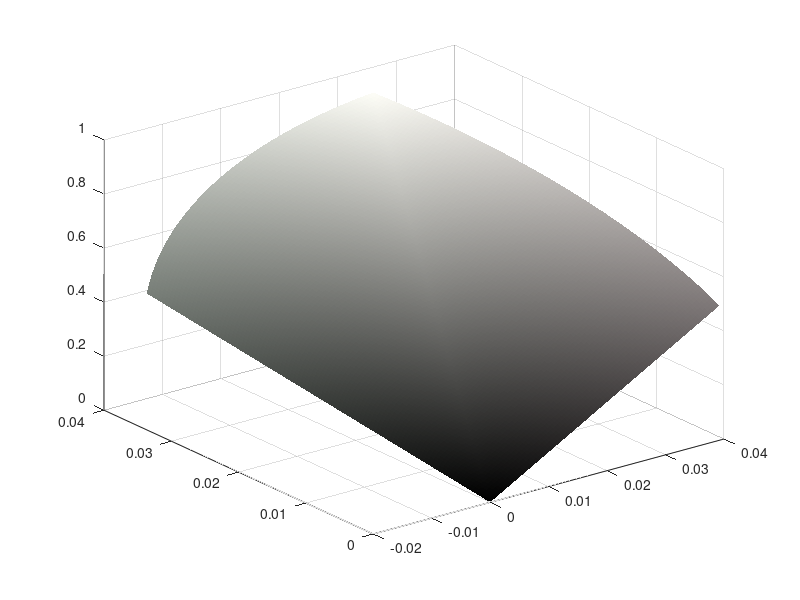

MATLAB code for this plot: (Note: this script raises an error after producing the figure.)
function varargout = colormanifolds(play)
% Different ways of visualising how the combining of colours (i.e.
% modifying a colour in two dimensions) translates to its effects in 3
% dimensional colour space (either HSV, xyY, etc.). This function requires
% the toolbox optprop by Jerker Wagberg.
%
% Joshua Harvey 2017

if nargin == 0
    play = 'general';
end

v = 0;

if strcmp(play,'general')
    %% General implementation in HSV space
    
    HH1=[0 1/3 2/3 1/6 3/6 5/6];
    HH2=[1/3 2/3 0 3/6 5/6 1/6];
    sats=fliplr([1 .9 .75 .5 .25 .1 .05]);
    
    % % just for red-green
    % HH1=[0];
    % HH2=[1/3];
    % sats=[1];
    
    % % wide range of all colours
    % HH1 = [.1 .3 .5 .7 .9 .1 .3 .5 .6 .8];
    % HH2 = [HH1(3:7) HH1(3:7)-.1];
    % sats = [1 .9 .8 .7 .6 .3 .15 0];
    
    % % monohue (fully saturated)
    % HH1 = linspace(0,.99,100);
    % HH2 = HH1+.005;
    % sats = 1;
    
    % % oponent colours
    % HH1 = linspace(0,1,10);
    % HH2plus = HH1+.5;
    % integ=floor(HH2plus);
    % HH2=HH2plus-integ;
    % sats = 1;
    
    sscale = .5*pi; % .5*pi for cylinder
    
    figure('Color',[0 0 0]);
    v = 0;
    for j = 1:length(sats)
        for i = 1:length(HH1)
            % define colors in HSV
            H1 = hsv2rgb([HH1(i),sats(j),1]); % red
            H2 = hsv2rgb([HH2(i),sats(j),1]); % yellow
            
            h1r = linspace(0,H1(1),100);
            h1g = linspace(0,H1(2),100);
            h1b = linspace(0,H1(3),100);
            h2r = linspace(0,H2(1),100);
            h2g = linspace(0,H2(2),100);
            h2b = linspace(0,H2(3),100);
            
            [RX,RY] = meshgrid(h1r,h2r);
            [GX,GY] = meshgrid(h1g,h2g);
            [BX,BY] = meshgrid(h1b,h2b);
            
            R = (RX + RY); % add components of colors
            G = (GX + GY);
            B = (BX + BY);
            
            RGB = cat(3,R,G,B);
            RGBhsv = rgb2hsv(RGB);
            [HSVX, HSVY, HSVZ] = sph2cart(RGBhsv(:,:,1)*2*pi,(pi/2)-RGBhsv(:,:,2),0.5*RGBhsv(:,:,3));
            
            % need to correct V
            
            RGB1 = cat(3,RX,GX,BX); RGB2 = cat(3,RY,GY,BY);
            HSV1 = rgb2hsv(RGB1); HSV2 = rgb2hsv(RGB2);
            V12 = .5*(HSV1(:,:,3)+HSV2(:,:,3));
            [HSVX, HSVY, HSVZ] = sph2cart(RGBhsv(:,:,1)*2*pi,(pi/2)-sscale*RGBhsv(:,:,2),V12);
            
            % color displayed
            mapper = rgb2hsv(RGB/2);
            mapper2 = mapper;
            mapper2(:,:,3) = mapper(:,:,3)*2;
            RGBmapper = hsv2rgb(mapper2);
            
            mapper = hsv2rgb(cat(3,RGBhsv(:,:,1:2),V12));
            
            %         % rescale radius by value
            %         HSVZ = RGBhsv(:,:,3);
            
            s=surf(HSVX,HSVY,HSVZ,mapper); shading flat
            s.FaceAlpha=j/10+.3;
            xlim([-1 1]);
            ylim([-1 1]);
            zlim([-.2 1]);
            hold on
            axis off
            view([v 30])
            pause(0.1)
            v=v+5;
            ax=gca;
            ax.DataAspectRatio = [2 2 1];
            axis vis3d;
            if i*j == 1
                camzoom(1.3)
            end
        end
    end % for HSV space
    
elseif strcmp(play,'surface')
    %% define colors in hsv and plot in two dimensional surface
    r = [0 1 1];
    g = [1/3 1 1];
    o = ones([1,100]);
    
    rs = repmat(r,[100 1]).*[o;o;linspace(0,1,100)]';
    gs = repmat(g,[100 1]).*[o;o;linspace(0,1,100)]';
    
    [Hr,Hg] = meshgrid(rs(:,1),gs(:,1));
    [Sr,Sg] = meshgrid(rs(:,2),gs(:,2));
    [Vr,Vg] = meshgrid(rs(:,3),gs(:,3));
    
    rgbRG = hsv2rgb(Hr,Sr,Vr) + hsv2rgb(Hg,Sg,Vg);
    hsvRG = rgb2hsv(rgbRG);
    hueRG = hsvRG(:,:,1);
    
    figure('Color',[0 0 0]);
    surf(hueRG,rgbRG)
    shading flat
    
    hold on
    
    % add another colour
    g = [1/3 1 1];
    r = [2/3 1 1];
    o = ones([1,100]);
    
    rs = repmat(r,[100 1]).*[o;o;linspace(0,1,100)]';
    gs = repmat(g,[100 1]).*[o;o;linspace(0,1,100)]';
    
    [Hr,Hg] = meshgrid(rs(:,1),gs(:,1));
    [Sr,Sg] = meshgrid(rs(:,2),gs(:,2));
    [Vr,Vg] = meshgrid(rs(:,3),gs(:,3));
    
    rgbRG = hsv2rgb(Hr,Sr,Vr) + hsv2rgb(Hg,Sg,Vg);
    hsvRG = rgb2hsv(rgbRG);
    hueRG = hsvRG(:,:,1);
    surf(hueRG,rgbRG)
    shading flat, axis off
    axis vis3d;
    camzoom(1.3)
    
    for i = 1:1000
        view([.3*i 20])
        pause(0.01)
    end
    
elseif strcmp(play,'physical')
    %% physical colours (wavelengths) %490-700 are opposite
    
    % %nearly monochromatic
    %waves1 = linspace(380,700,100);
    %waves2 = waves1+3;
    waves = linspace(380,700,40);
    waves1 = [waves waves waves waves waves];
    waves2 = rem([waves+5,waves+20,waves+40,waves+150,waves+210],700);
    
    sscale = 1; %.5*pi; % .5*pi for cylinder
    
    figure('Color',[0 0 0]);
    a = 148;
    e = 0;
    for j = 1 %:length(sats)
        for i = 1:length(waves1)
            % define colors in RGB
            H1 = MakeBruntonsRGB(waves1(i)); %
            H2 = MakeBruntonsRGB(waves2(i)); %
            
            h1r = linspace(0,H1(1),100);
            h1g = linspace(0,H1(2),100);
            h1b = linspace(0,H1(3),100);
            h2r = linspace(0,H2(1),100);
            h2g = linspace(0,H2(2),100);
            h2b = linspace(0,H2(3),100);
            
            
            [RX,RY] = meshgrid(h1r,h2r);
            [GX,GY] = meshgrid(h1g,h2g);
            [BX,BY] = meshgrid(h1b,h2b);
            
            R = (RX + RY); % add components of colors
            G = (GX + GY);
            B = (BX + BY);
            
            RGB = cat(3,R,G,B); % imshow(RGB)
            RGBhsv = rgb2hsv(RGB);
            % RGBhsv(:,:,2) = ones(100); % set all sats to 1
            [HSVX, HSVY, HSVZ] = sph2cart(RGBhsv(:,:,1)*2*pi,(pi/2)-RGBhsv(:,:,2),0.5*RGBhsv(:,:,3));
            
            % need to correct V
            
            RGB1 = cat(3,RX,GX,BX); RGB2 = cat(3,RY,GY,BY);
            HSV1 = rgb2hsv(RGB1); HSV2 = rgb2hsv(RGB2);
            V12 = .5*(HSV1(:,:,3)+HSV2(:,:,3));
            [HSVX, HSVY, HSVZ] = sph2cart(RGBhsv(:,:,1)*2*pi,(pi/2)-sscale*RGBhsv(:,:,2),V12);
            
            % figure,
            % quiver3(zeros(100),zeros(100),zeros(100),HSVX,HSVY,HSVZ);
            
            % color displayed
            mapper = rgb2hsv(RGB/2);
            mapper2 = mapper;
            mapper2(:,:,3) = mapper(:,:,3)*2;
            RGBmapper = hsv2rgb(mapper2);
            
            mapper = hsv2rgb(cat(3,RGBhsv(:,:,1:2),V12));
            
            surf(HSVX,HSVY,HSVZ,mapper); shading flat
            xlim([-1 1]);
            ylim([-1 1]);
            hold on
            axis off
            view([a e])
            pause(0.01)
            a=a+5;
            e=40*sin(i/15) +45;
            ax=gca;
            ax.DataAspectRatio = [2 2 1];
            axis vis3d;
        end
    end % for HSV space
    
else if strcmp(play,'xxy')
        %% physical colours (wavelengths) in xyY space with dp2xy (380-780)
        
        windex = [450:5:680];
        %windex([2 4 36 38 40:end-1])=[];
        
        waves = windex;
        waves1 = [waves waves waves];
        waves2 = [circshift(waves,20) circshift(waves,30) circshift(waves,2)];
        
        a = 130;
        e = 0;
        v=1;
        figure('Color',[0 0 0]);
        for i = 1:length(waves1)
            Ys = linspace(0,v,100); % varying luminence vector
            Y2 = meshgrid(Ys,Ys);
            
            H1 = dp2xy([waves1(i) .7]); % put nms into xy chrom
            H2 = dp2xy([waves2(i) .7]); % put nms into xy chrom ,ones(1,3)
            
            h1x = repmat(H1(1),100);
            h1y = repmat(H1(2),100);
            h1scale = repmat(Ys/v,[100 1]);
            
            h2x = repmat(H2(1),100);
            h2y = repmat(H2(2),100);
            h2scale = repmat((Ys/v)',[1 100]);
            
            [h1X,h1Y,h1Z]=xy2xyz(h1x,h1y); % into tristimulus XYZ
            [h2X,h2Y,h2Z]=xy2xyz(h2x,h2y); % into tristimulus XYZ
            
            X = (h1X.*h1scale)+(h2X.*h2scale); % combine stimulus values
            Y = (h1Y.*h1scale)+(h2Y.*h2scale);
            Z = (h1Z.*h1scale)+(h2Z.*h2scale);
            
            RGB = xyz2rgb2(v*X,v*Y,v*Z); % imshow(RGB);
            
            % convert to chromaticity
            [x,y,Yc] = xyz2xyy(X,Y,Z);
            
            % figure, surf(X,Y,Z,RGB); shading flat
            surf(x-.0,y-.0,log(Y),RGB); shading flat, hold on
            xlim([-.33 .99]) % centre rotation to white at 0.33, 0.33
            ylim([-.33 .99])
            axis off
            view([a e])
            pause(0.1)
            a=a+5;
            e=8*sin(i/15) +52;
            ax=gca;
            %         ax.DataAspectRatio = [2 2 1];
                     if i*j == 1
                         camzoom(1.5)
                     end
            axis vis3d;
        end
        
    elseif strcmp(play,'saturated')
        %% view all saturated colors
        figure('Color',[0 0 0]);
        HH1 = linspace(0,.99,100); % across all hues 0-1
        HH2 = HH1+.005;
        HH2 = circshift(HH1,1);
        sats = 1;
        for j = 1:length(sats)
            for i = 1:length(HH1)
                % define colors in HSV
                H1 = hsv2rgb([HH1(i),sats(j),1]); % red
                H2 = hsv2rgb([HH2(i),sats(j),1]); % yellow
                
                h1r = linspace(0,H1(1),100);
                h1g = linspace(0,H1(2),100);
                h1b = linspace(0,H1(3),100);
                h2r = linspace(0,H2(1),100);
                h2g = linspace(0,H2(2),100);
                h2b = linspace(0,H2(3),100);
                
                [RX,RY] = meshgrid(h1r,h2r);
                [GX,GY] = meshgrid(h1g,h2g);
                [BX,BY] = meshgrid(h1b,h2b);
                
                R = (RX + RY); % add components of colors
                G = (GX + GY);
                B = (BX + BY);
                
                RGB = cat(3,R,G,B);
                RGBhsv = rgb2hsv(RGB);
                [HSVX, HSVY, HSVZ] = sph2cart(RGBhsv(:,:,1)*2*pi,(pi/2)-RGBhsv(:,:,2),0.5*RGBhsv(:,:,3));
                
                % need to correct V
                
                RGB1 = cat(3,RX,GX,BX); RGB2 = cat(3,RY,GY,BY);
                HSV1 = rgb2hsv(RGB1); HSV2 = rgb2hsv(RGB2);
                V12 = .5*(HSV1(:,:,3)+HSV2(:,:,3));
                [HSVX, HSVY, HSVZ] = sph2cart(RGBhsv(:,:,1)*2*pi,(pi/2)-RGBhsv(:,:,2),V12);
                
                % color displayed
                mapper = rgb2hsv(RGB/2);
                mapper2 = mapper;
                mapper2(:,:,3) = mapper(:,:,3)*2;
                RGBmapper = hsv2rgb(mapper2);
                
                mapper = hsv2rgb(cat(3,RGBhsv(:,:,1:2),V12));
                
                surf(HSVX,HSVY,HSVZ,RGB); shading flat
                hold on
                axis off
                view([v 0])
                pause(0.1)
                v=v+10;
                ax=gca;
                ax.DataAspectRatio = [3 3 1];
                xlim([-1 1]);
                ylim([-1 1]);
                axis vis3d;
            end
        end
    elseif strcmp(play,'vectors')
        %% just test combining 2 colors vectors..
        
        sam = [0 1 0];
        mike = [0.5 0 .5];
        smike = (sam+mike)/2;
        
        [Hsam,Ssam,Vsam] = rgb2hsv(sam);
        [Hmike,Smike,Vmike] = rgb2hsv(mike);
        [Hsmike,Ssmike,Vsmike] = rgb2hsv(smike);
        
        %Vsam = Vsam/2; Vmike = Vmike/2;
        Vsmike = (Vsam+Vmike)/2; % value has to be mean
        
        [Xsam,Ysam,Zsam] = sph2cart(Hsam,Ssam,Vsam);
        [Xmike,Ymike,Zmike] = sph2cart(Hmike,Smike,Vmike);
        [Xsmike,Ysmike,Zsmike] = sph2cart(Hsmike*2*pi,(pi/2)-Ssmike,Vsmike);
        
        % figure,
        % quiver3([0 0 0],[0 0 0],[0 0 0],[Xsam Xmike Xsmike],[Ysam Ymike Ysmike],[Zsam Zmike Zsmike]);
        
        %figure
        quiver3([0],[0],[0],[Xsam],[Ysam],[Zsam]); hold on
        quiver3([0],[0],[0],[Xmike],[Ymike],[Zmike]);
        quiver3([0],[0],[0],[Xsmike],[Ysmike],[Zsmike]);
    end
end